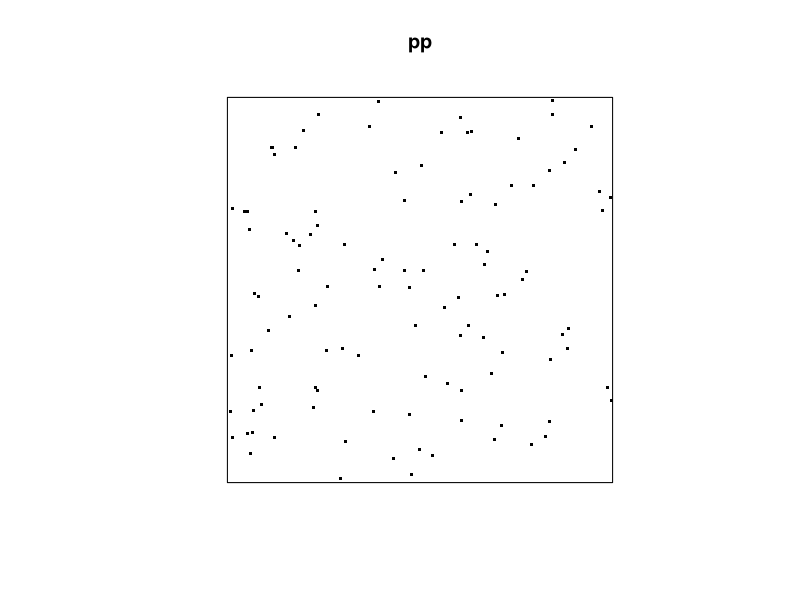
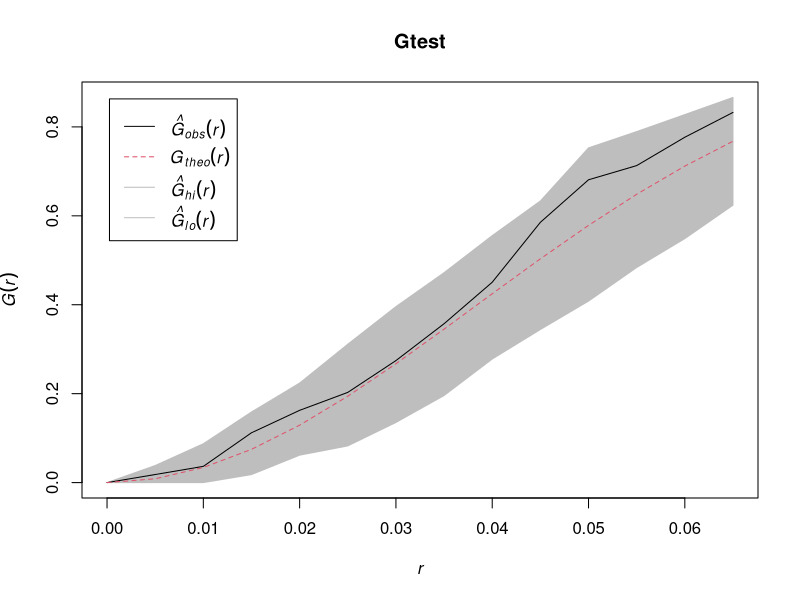

Write the R code that produced these figures, in order.
## ---- chunk 1
knitr::opts_chunk$set(echo = TRUE)
## ---- chunk 2
library(spatstat)
pp = rpoispp(lambda=100, win=owin(c(0,1),c(0,1)))
plot(pp, pch=46, cex =3)                           
## ---- chunk 3
quadrat.test(pp, nx = 4, ny= 4, alternative = "two.sided", method = "Chisq")
## ---- chunk 4
r=seq(0,sqrt(2)/3, by=0.005)
Gtest=envelope(pp,fun=Gest, 
                  r=r, nrank=2, nsim=99)
## ---- chunk 5
plot(Gtest)
